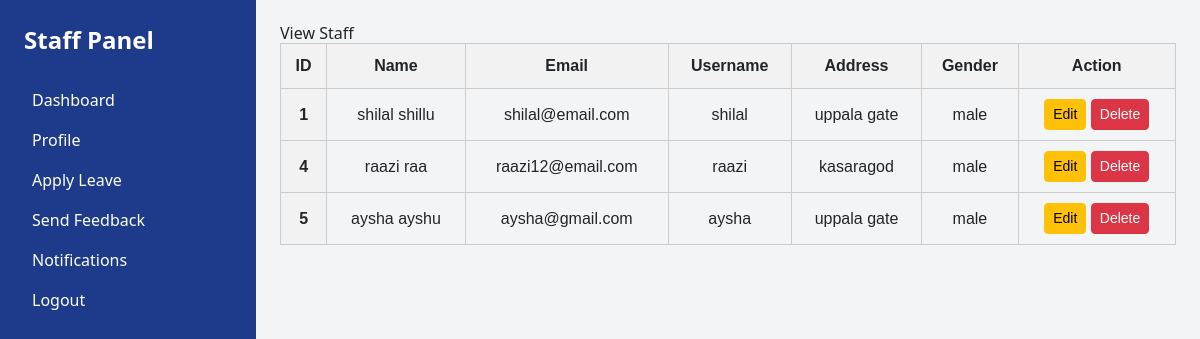
/views_staff/, run on the app's committed database.
### app/models.py (models this page shows, shortened)
class Staff(models.Model):
    admin = models.OneToOneField(CustomUser,on_delete=models.CASCADE)
    address = models.TextField(max_length=100)
    gender = models.CharField(max_length=100)

class CustomUser(AbstractUser):
    USER = (
        (1, 'HOD'),
        (2, 'STAFF')
    )
    user_type = models.CharField(choices=USER, max_length=50, default=1)
    profile_pic = models.ImageField(upload_to='media/profile_pic')

### app/views.py (the view)
# urls.py: path('views_staff/', views.views_staff, name='views_staff'),
def views_staff(request):
    views_staff = Staff.objects.all()
    return render(request, 'views_staff.html',{'views_staff':views_staff})

### templates/views_staff.html (shortened to what this page needs)
{% extends 'dashboard.html' %}
{% block content %}
<h2>View Staff</h2>
<table>
  <thead>
    <tr>
      <th>ID</th>
      <th>Name</th>
      <th>Email</th>
      <th>Username</th>
      <th>Address</th>
      <th>Gender</th>
      <th>Action</th>
    </tr>
  </thead>
  <tbody>
         {% for i in views_staff %}
   <tr>
       <th>{{ i.id }}</th>
       <td><span>{{ i.admin.first_name }} {{ i.admin.last_name }}</span></td>
       <td>{{ i.admin.email }}</td>
       <td>{{ i.admin.username }}</td>
       <td>{{ i.address }}</td>
       <td>{{ i.gender }}</td>
       <td>
           <a href="{% url 'edit_staff' i.id %}" class="btn btn-warning btn-sm">Edit</a>
           <a href="{% url 'delete_staff' i.admin.id %}" class="btn btn-danger btn-sm">Delete</a>
       </td>
    </tr>
        {% endfor %}
  </tbody>
</table>
{% endblock %}

### templates/dashboard.html (shortened to what this page needs)
<!DOCTYPE html>
{% load static %}
<html lang="en">
<head>
    <script src="https://cdn.tailwindcss.com"></script>
    <link href="https://cdn.jsdelivr.net/npm/bootstrap@5.3.2/dist/css/bootstrap.min.css" rel="stylesheet">
</head>
<body class="bg-gray-100">
<div class="flex">
    {% if user.user_type == '1' %}
    <nav class="w-64 bg-blue-900 text-white min-h-screen p-4">
        <h2 class="text-2xl font-bold mb-6">Admin Panel</h2>
        <ul>
            <li class="p-2 hover:bg-blue-700 rounded"><a href="#">Dashboard</a></li>
            <li class="p-2 hover:bg-blue-700 rounded"><a href="{% url 'profile' %}">Profile</a></li>
            <li class="p-2 hover:bg-blue-700 rounded">
                <details class="group">
                    <summary class="cursor-pointer">Staff</summary>
                    <ul class="ml-4 text-sm mt-1">
                        <li><a href="{% url 'add_staff' %}" class="block p-1 hover:bg-blue-600 rounded">Add Staff</a></li>
                        <li><a href="{% url 'views_staff' %}" class="block p-1 hover:bg-blue-600 rounded">View Staff</a></li>
                    </ul>
                </details>
            </li>
            <li class="p-2 hover:bg-blue-700 rounded">
                <details class="group">
                    <summary class="cursor-pointer">Course</summary>
                    <ul class="ml-4 text-sm mt-1">
                        <li><a href="{% url 'add_course' %}" class="block p-1 hover:bg-blue-600 rounded">Add Course</a></li>
                        <li><a href="{% url 'view_course' %}" class="block p-1 hover:bg-blue-600 rounded">View Course</a></li>
                    </ul>
                </details>
            </li>
            <li class="p-2 hover:bg-blue-700 rounded">
                <details class="group">
                    <summary class="cursor-pointer">Subjects</summary>
                    <ul class="ml-4 text-sm mt-1">
                        <li><a href="{% url 'add_subject' %}" class="block p-1 hover:bg-blue-600 rounded">Add Subjects</a></li>
                        <li><a href="{% url 'view_subject' %}" class="block p-1 hover:bg-blue-600 rounded">View Subjects</a></li>
                    </ul>
                </details>
            </li>
            <li class="p-2 hover:bg-blue-700 rounded">
                <details class="group">
                    <summary class="cursor-pointer">Session</summary>
                    <ul class="ml-4 text-sm mt-1">
                        <li><a href="{% url 'add_session' %}" class="block p-1 hover:bg-blue-600 rounded">Add Session</a></li>
                        <li><a href="{% url 'view_session' %}" class="block p-1 hover:bg-blue-600 rounded">View Session</a></li>
                    </ul>
                </details>
            </li>
            <li class="p-2 hover:bg-blue-700 rounded"><a href="{% url 'send_staff_notifications' %}">Staff Notification</a></li>
            <li class="p-2 hover:bg-blue-700 rounded"><a href="{% url 'staff_feedback_view' %}">Staff Feedback</a></li>
            <li class="p-2 hover:bg-blue-700 rounded"><a href="{% url 'staff_leave_view' %}">Staff Leave</a></li>
            <li class="p-2 hover:bg-red-600 rounded"><a href="{% url 'login_page' %}">Logout</a></li>
        </ul>
    </nav>
    {% else %}
    <nav class="w-64 bg-blue-900 text-white min-h-screen p-4">
        <h2 class="text-2xl font-bold mb-6">Staff Panel</h2>
        <ul>
            <li class="p-2 hover:bg-green-600 rounded"><a href="{% url 'dash' %}">Dashboard</a></li>
            <li class="p-2 hover:bg-green-600 rounded"><a href="{% url 'profile' %}">Profile</a></li>
            <li class="p-2 hover:bg-green-600 rounded"><a href="{% url 'apply_leave' %}">Apply Leave</a></li>
            <li class="p-2 hover:bg-green-600 rounded"><a href="{% url 'staff_feedback' %}">Send Feedback</a></li>
            <li class="p-2 hover:bg-green-600 rounded"><a href="{% url 'notify_view' %}">Notifications</a></li>
            <li class="p-2 hover:bg-red-600 rounded"><a href="{% url 'login_page' %}">Logout</a></li>
        </ul>
    </nav>
    {% endif %}
    <div class="flex-1 p-6">
        {% block content %}
        {% endblock %}
    </div>
</div>
</body>
</html>

### templates/views_staff.html (style rules this page uses)
table { width: 100%; border-collapse: collapse; font-family: Arial, sans-serif; }
th, td { border: 1px solid #ccc; padding: 10px; text-align: center; }
th { background-color: #f2f2f2; }

### data on the page
Staff: id "1", admin.first_name "shilal", admin.last_name "shillu", admin.email "shilal@email.com", admin.username "shilal", address "uppala gate", gender "male"
Staff: id "4", admin.first_name "raazi", admin.last_name "raa", admin.email "raazi12@email.com", admin.username "raazi", address "kasaragod", gender "male"
Staff: id "5", admin.first_name "aysha", admin.last_name "ayshu", admin.email "aysha@gmail.com", admin.username "aysha", address "uppala gate", gender "male"
